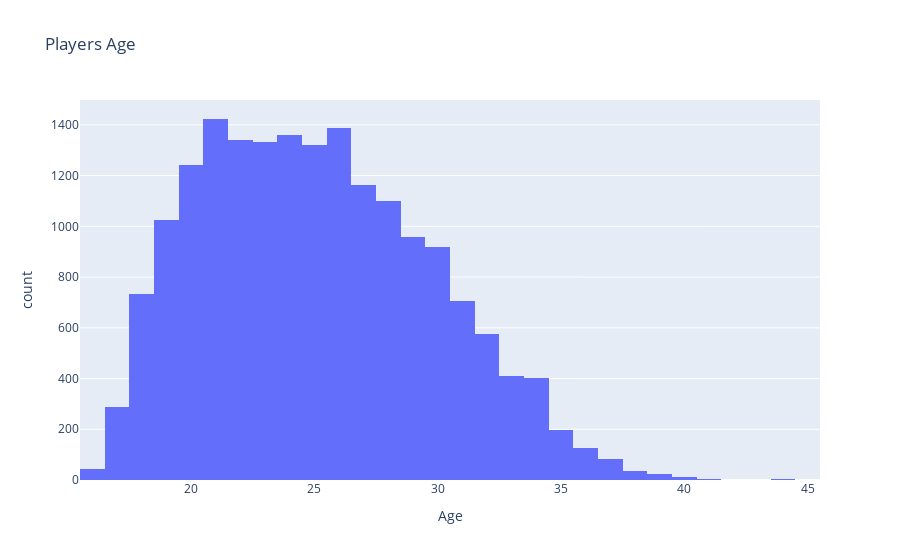

The notebook cell this image was saved under:
### Markdown cell above
# Изучите распределение возростов с помощью Age [px.histogram](https://plotly.com/python/histograms/), изучите [более продвинутые методы](https://plotly.com/python/distplot/) визуализации распределений

### Code cell
# Ваш код красивый и самый лучший сюда 

fig = px.histogram(df, x='Age', title='Players Age')
fig.show()

### Figure 1 — Plotly figure (JSON) as saved in the notebook; plotly's stock layout.template omitted (floating-point values rounded to 4 significant figures; data arrays with more than 128 entries replaced by an {"elided": "..."} marker saying what was removed)
{"data": [{"alignmentgroup": "True", "bingroup": "x", "hovertemplate": "Age=%{x}<br>count=%{y}<extra></extra>", "legendgroup": "", "marker": {"color": "#636efa", "pattern": {"shape": ""}}, "name": "", "offsetgroup": "", "orientation": "v", "showlegend": false, "type": "histogram", "x": {"elided": "18207 int values"}, "xaxis": "x", "yaxis": "y"}], "layout": {"barmode": "relative", "legend": {"tracegroupgap": 0}, "title": {"text": "Players Age"}, "xaxis": {"anchor": "y", "domain": [0, 1], "title": {"text": "Age"}}, "yaxis": {"anchor": "x", "domain": [0, 1], "title": {"text": "count"}}}}
